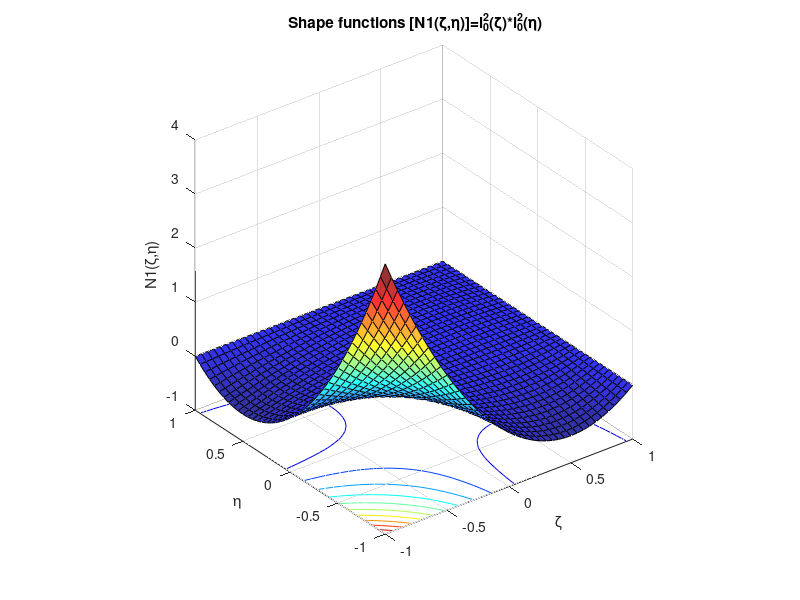
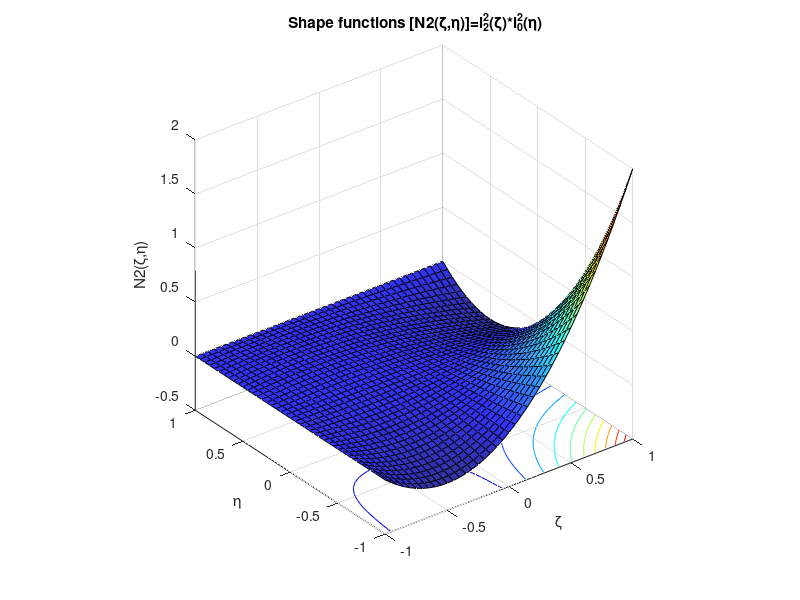
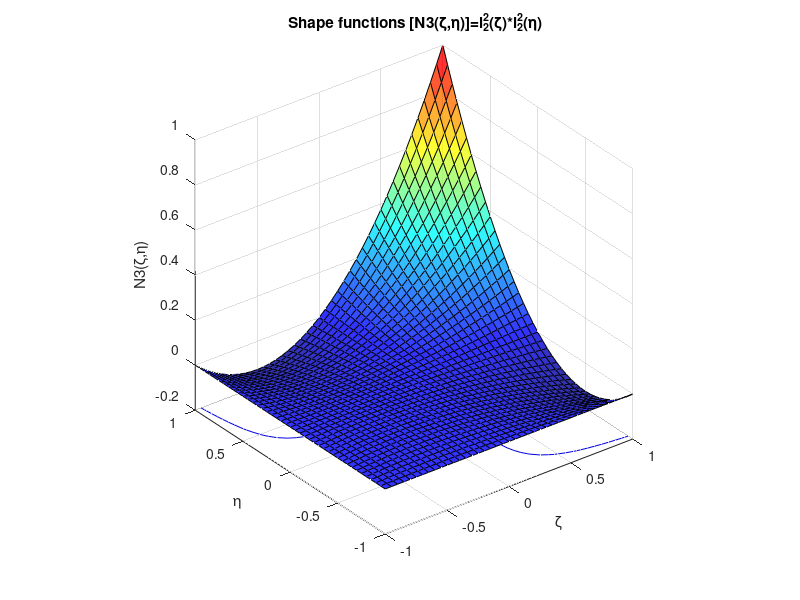
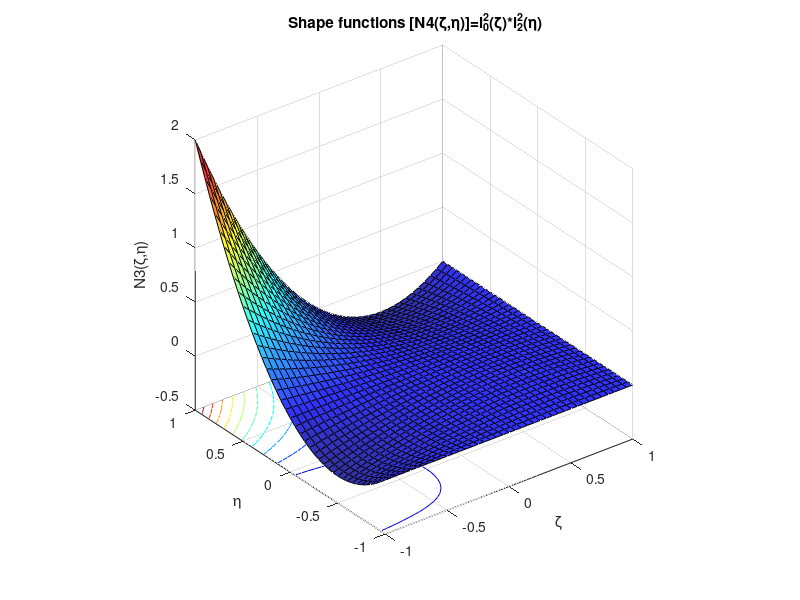

Recreate these plots in MATLAB, in order.
%%  Computational Mechanics - TERZA ESERCITAZIONE
% risoluzione di elementi quadratici a 9 nodi [Funzioni di forma
% 1uadratiche]
%% Clear workspace and close any open windows
clear all;
close all;
%% Shape functions
[Xi, Etha] = meshgrid (-1: 0.05: 1);

l0_2Xi=(Xi-1).*Xi
l0_2Etha=(Etha-1).*Etha
l1_2Xi=(Xi+1).*(1-Xi)
l1_2Etha=(Etha+1).*(1-Etha)
l2_2Xi=(1/2).*(Xi+1).*Xi
l2_2Etha=(1/2).*(Etha+1).*Etha

figure(1)
N1=l0_2Xi.*l0_2Etha;
s=surfc(Xi,Etha,N1,'FaceAlpha',0.8)
colormap(jet)
% s.EdgeColor = 'interp'
axis vis3d
zlabel('N1(\zeta,\eta)','LineWidth',2)
xlabel('\zeta','LineWidth',2)
ylabel('\eta','LineWidth',2)
title(' Shape functions [N1(\zeta,\eta)]=l^{2}_0(\zeta)*l^{2}_0(\eta)','LineWidth',20)

figure(2)
N2=l2_2Xi.*l0_2Etha;
s=surfc(Xi,Etha,N2,'FaceAlpha',0.8)
colormap(jet)
axis vis3d
zlabel('N2(\zeta,\eta)','LineWidth',2)
xlabel('\zeta','LineWidth',2)
ylabel('\eta','LineWidth',2)
title(' Shape functions [N2(\zeta,\eta)]=l^{2}_2(\zeta)*l^{2}_0(\eta)','LineWidth',20)

figure(3)
N3=l2_2Xi.*l2_2Etha;
s=surfc(Xi,Etha,N3,'FaceAlpha',0.8)
colormap(jet)
axis vis3d
zlabel('N3(\zeta,\eta)','LineWidth',2)
xlabel('\zeta','LineWidth',2)
ylabel('\eta','LineWidth',2)
title(' Shape functions [N3(\zeta,\eta)]=l^{2}_2(\zeta)*l^{2}_2(\eta)','LineWidth',20)

figure(4)
N4=l0_2Xi.*l2_2Etha;
s=surfc(Xi,Etha,N4,'FaceAlpha',0.8)
colormap(jet)
axis vis3d
zlabel('N3(\zeta,\eta)','LineWidth',2)
xlabel('\zeta','LineWidth',2)
ylabel('\eta','LineWidth',2)
title(' Shape functions [N4(\zeta,\eta)]=l^{2}_0(\zeta)*l^{2}_2(\eta)','LineWidth',20)

figure(5)
N5=l1_2Xi.*l0_2Etha;
s=surfc(Xi,Etha,N5,'FaceAlpha',0.8)
colormap(jet)
axis vis3d
zlabel('N4(\zeta,\eta)','LineWidth',2)
xlabel('\zeta','LineWidth',2)
ylabel('\eta','LineWidth',2)
title(' Shape functions [N5(\zeta,\eta)]=l^{2}_1(\zeta)*l^{2}_0(\eta)','LineWidth',20)

figure(6)
N6=l2_2Xi.*l1_2Etha;
s=surfc(Xi,Etha,N6,'FaceAlpha',0.8)
colormap(jet)
axis vis3d
zlabel('N4(\zeta,\eta)','LineWidth',2)
xlabel('\zeta','LineWidth',2)
ylabel('\eta','LineWidth',2)
title(' Shape functions [N6(\zeta,\eta)]=l^{2}_2(\zeta)*l^{2}_1(\eta)','LineWidth',20)

figure(7)
N7=l1_2Xi.*l2_2Etha;
s=surfc(Xi,Etha,N7,'FaceAlpha',0.8)
colormap(jet)
axis vis3d
zlabel('N4(\zeta,\eta)','LineWidth',2)
xlabel('\zeta','LineWidth',2)
ylabel('\eta','LineWidth',2)
title(' Shape functions [N7(\zeta,\eta)]=l^{2}_1(\zeta)*l^{2}_2(\eta)','LineWidth',20)

figure(8)
N8=l0_2Xi.*l1_2Etha;
s=surfc(Xi,Etha,N8,'FaceAlpha',0.8)
colormap(jet)
axis vis3d
zlabel('N4(\zeta,\eta)','LineWidth',2)
xlabel('\zeta','LineWidth',2)
ylabel('\eta','LineWidth',2)
title(' Shape functions [N8(\zeta,\eta)]=l^{2}_0(\zeta)*l^{2}_1(\eta)','LineWidth',20)

figure(9)
N9=l1_2Xi.*l1_2Etha;
s=surfc(Xi,Etha,N9,'FaceAlpha',0.8)
colormap(jet)
axis vis3d
zlabel('N4(\zeta,\eta)','LineWidth',2)
xlabel('\zeta','LineWidth',2)
ylabel('\eta','LineWidth',2)
title(' Shape functions [N8(\zeta,\eta)]=l^{2}_1(\zeta)*l^{2}_1(\eta)','LineWidth',20)
